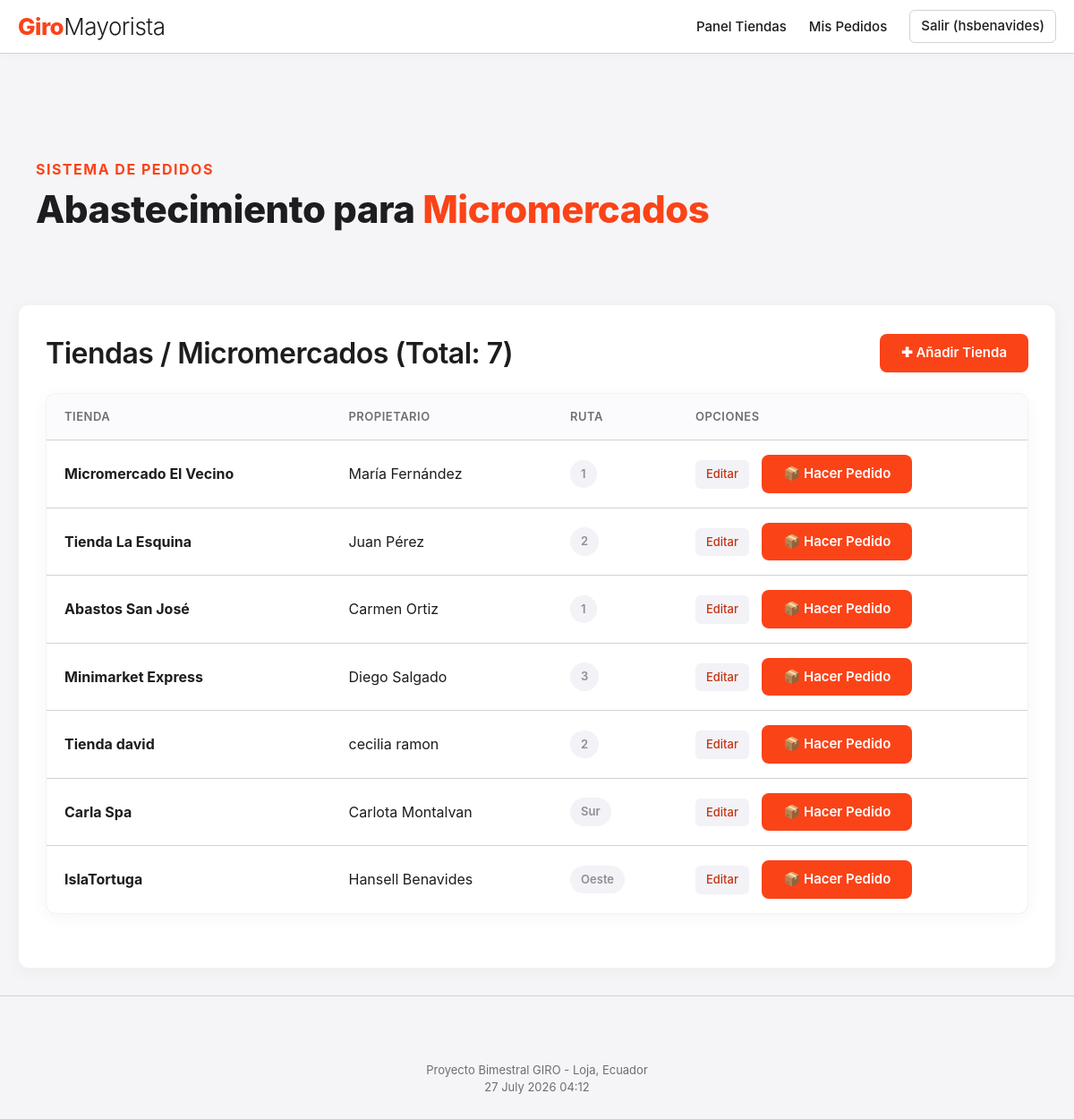
The page /panel/ (signed in) on the database its author committed.
### appGiro/models.py (models this page shows, shortened)
class Cliente(models.Model):
    nombreTienda = models.CharField(max_length=100)
    propietario = models.CharField(max_length=100)
    direccion = models.CharField(max_length=200)
    coordenadas = models.CharField(max_length=100)
    historialPedidos = models.TextField()
    rutaId = models.CharField(max_length=100, choices=RUTAS_CHOICES)

### appGiro/views.py (the view)
# urls.py: path('panel/', views.index, name='index'),
@login_required(login_url='/login/')
def index(request):
    vendedores = Vendedor.objects.all()
    clientes = Cliente.objects.all()
    informacion_template = {
        'vendedores': vendedores,
        'numero_vendedores': len(vendedores),
        'clientes': clientes,
        'numero_clientes': len(clientes)
    }
    return render(request, 'index.html', informacion_template)

### appGiro/templates/index.html (shortened to what this page needs)
{% extends 'master.html' %}
{% block content %}
<div class="card-container">
    <div style="display: flex; justify-content: space-between; align-items: center; margin-bottom: 20px;">
        <h2 style="margin: 0;">Tiendas / Micromercados (Total: {{ numero_clientes }})</h2>
        <a href="{% url 'crear_cliente' %}" class="btn-primary">✚ Añadir Tienda</a>
    </div>
    <table>
        <tr>
            <th>Tienda</th>
            <th>Propietario</th>
            <th>Ruta</th>
            <th>Opciones</th>
        </tr>
        {% for cliente in clientes %}
        <tr>
            <td><strong>{{ cliente.nombreTienda }}</strong></td>
            <td>{{ cliente.propietario }}</td>
            <td><span class="badge badge-gray">{{ cliente.rutaId }}</span></td>
            <td>
                <a href="{% url 'editar_cliente' cliente.id %}" class="btn-action">Editar</a>
                <a href="{% url 'crear_pedido_cliente' cliente.id %}" class="btn-primary" style="margin-left: 10px;">📦 Hacer Pedido</a>
            </td>
        </tr>
        {% empty %}
        <tr>
            <td colspan="4" style="text-align: center; color: var(--text-muted);">No hay tiendas registradas aún.</td>
        </tr>
        {% endfor %}
    </table>
</div>
{% endblock %}

### appGiro/templates/master.html (shortened to what this page needs)
<!DOCTYPE html>
<html lang="es">
<head>
    {% load static %}
    <link rel="stylesheet" href="{% static 'css/style.css' %}">
</head>
<body>
    <header class="header-area">
        <div class="container">
            <div class="row">
                <div class="col-12">
                    <nav class="main-nav">
                        <a href="{% url 'index' %}" class="logo">
                            <h4>Giro<span>Mayorista</span></h4>
                        </a>
            <ul class="nav">
              {% if user.is_authenticated %}
                  <li><a href="{% url 'index' %}">Panel Tiendas</a></li>
                  {% if user.is_superuser %}
                      <li><a href="{% url 'crear_vendedor' %}">Nuevo Trabajador</a></li>
                      <li><a href="{% url 'crear_cliente' %}">Nueva Tienda</a></li>
                      <li><a href="{% url 'dashboard_admin' %}" class="btn-primary">Dashboard</a></li>
                  {% else %}
                      <li><a href="{% url 'mis_pedidos' %}">Mis Pedidos</a></li>
                  {% endif %}
                  <li><a href="{% url 'logout' %}" class="btn-secondary">Salir ({{ user.username }})</a></li>
              {% else %}
                  <li><a href="{% url 'landing' %}">Inicio</a></li>
                  <li><a href="{% url 'login' %}">Ingresar</a></li>
                  <li><a href="{% url 'registro' %}" class="btn-primary">Únete</a></li>
              {% endif %}
            </ul>
                    </nav>
                </div>
            </div>
        </div>
    </header>
    <div class="main-banner" id="top">
        <div class="container">
            <div class="row">
                <div class="col-lg-12">
                    <div class="left-content header-text">
                        <h6>Sistema de Pedidos</h6>
                        <h2>Abastecimiento para <em>Micromercados</em></h2>
                    </div>
                </div>
            </div>
        </div>
    </div>
    <div id="services" class="our-services section">
        <div class="container">
            <div class="row">
                <div class="col-lg-12">
                    {% block content %}
                    {% endblock %}
                </div>
            </div>
        </div>
    </div>
    <hr>
    <footer>
        <div class="container">
            <div class="row">
                <div class="col-lg-12">
                    <p>Proyecto Bimestral GIRO - Loja, Ecuador
                        <br>{% now "j F Y H:i" %}
                    </p>
                </div>
            </div>
        </div>
    </footer>
</body>
</html>

### appGiro/static/css/style.css (style rules this page uses)
:root { --primary-color: #FB4318; --primary-hover: #e03b13; --secondary-color: #FFC22F; --text-link: #C43312; --background-color: #f5f5f7; --card-bg: #ffffff; --text-main: #1d1d1f; --text-muted: #6e6e73; --border-color: #d2d2d7; --border-radius: 12px; --font-family: -apple-system, BlinkMacSystemFont, "Segoe UI", Roboto, Helvetica, Arial, sans-serif; }
* { box-sizing: border-box; }
body { background-color: var(--background-color); font-family: var(--font-family); color: var(--text-main); margin: 0; padding: 0; line-height: 1.5; }
.container { max-width: 1200px; margin: 0 auto; padding: 0 20px; }
ul, li { list-style: none; padding: 0; margin: 0; }
h1, h2, h3, h4, h5, h6 { font-weight: 600; color: var(--text-main); }
h2 { font-size: 32px; margin-bottom: 10px; letter-spacing: -0.5px; }
a { color: var(--text-link); text-decoration: none; transition: color 0.2s ease; }
.btn-primary, button[type="submit"] { background-color: var(--primary-color); color: #ffffff !important; border: none; border-radius: 8px; padding: 10px 24px; font-size: 15px; font-weight: 600; cursor: pointer; transition: background-color 0.2s ease, transform 0.1s ease; display: inline-block; text-align: center; text-decoration: none; }
.btn-secondary { background-color: transparent; color: var(--text-main) !important; border: 1px solid var(--border-color); border-radius: 6px; padding: 6px 12px; font-size: 13px; font-weight: 500; cursor: pointer; text-decoration: none; display: inline-block; transition: all 0.2s ease; }
.btn-action { background-color: #f2f2f7; color: var(--text-link) !important; border: none; border-radius: 6px; padding: 6px 12px; font-size: 13px; font-weight: 500; cursor: pointer; text-decoration: none; display: inline-block; transition: background-color 0.2s ease; }
.header-area { background-color: var(--card-bg); border-bottom: 1px solid var(--border-color); padding: 10px 0; box-shadow: 0 1px 10px rgba(0,0,0,0.03); margin-bottom: 40px; }
.main-nav { display: flex; justify-content: space-between; align-items: center; width: 100%; }
.logo { display: inline-block; text-decoration: none; }
.logo h4 { margin: 0; font-size: 26px; font-weight: 800; color: var(--primary-color); letter-spacing: -0.5px; }
.logo span { color: var(--text-main); font-weight: 300; }
.nav { display: flex; align-items: center; gap: 25px; flex-wrap: wrap; }
.nav li a { color: var(--text-main); font-weight: 500; font-size: 15px; text-decoration: none; }
.main-banner { padding: 40px 20px; text-align: left; margin-bottom: 40px; }
.main-banner h6 { font-size: 16px; text-transform: uppercase; color: var(--primary-color); letter-spacing: 1.5px; margin-bottom: 8px; font-weight: 700; }
.main-banner h2 { font-size: 42px; font-weight: 800; color: var(--text-main); margin: 0; line-height: 1.2; }
.main-banner em { font-style: normal; color: var(--primary-color); }
.card-container, .formulario-encabezado { background-color: var(--card-bg); border-radius: var(--border-radius); padding: 30px; box-shadow: 0 4px 20px rgba(0, 0, 0, 0.04); margin-bottom: 30px; border: 1px solid rgba(0,0,0,0.05); }
table { width: 100%; border-collapse: separate; border-spacing: 0; margin-bottom: 30px; background: var(--card-bg); border-radius: var(--border-radius); overflow: hidden; box-shadow: 0 4px 20px rgba(0, 0, 0, 0.04); border: 1px solid rgba(0,0,0,0.05); }
th, td { padding: 16px 20px; text-align: left; border-bottom: 1px solid var(--border-color); }
th { background-color: #fbfbfd; font-weight: 600; color: var(--text-muted); font-size: 13px; text-transform: uppercase; letter-spacing: 0.5px; }
tr:last-child td { border-bottom: none; }
.badge { padding: 6px 12px; border-radius: 20px; font-size: 13px; font-weight: 600; display: inline-block; }
.badge-gray { background-color: #f2f2f7; color: #8e8e93; }
hr { border: none; border-top: 1px solid var(--border-color); margin: 30px 0; }
footer { text-align: center; padding: 30px; color: var(--text-muted); font-size: 13px; }

### rows shown on the page
Cliente: nombreTienda "Micromercado El Vecino", propietario "María Fernández", rutaId "1"
Cliente: nombreTienda "Tienda La Esquina", propietario "Juan Pérez", rutaId "2"
Cliente: nombreTienda "Abastos San José", propietario "Carmen Ortiz", rutaId "1"
Cliente: nombreTienda "Minimarket Express", propietario "Diego Salgado", rutaId "3"
Cliente: nombreTienda "Tienda david", propietario "cecilia ramon", rutaId "2"
Cliente: nombreTienda "Carla Spa", propietario "Carlota Montalvan", rutaId "Sur"
Cliente: nombreTienda "IslaTortuga", propietario "Hansell Benavides", rutaId "Oeste"

### other values the page prints
{{ user.username }} "hsbenavides"
{{ numero_clientes }} "7"
